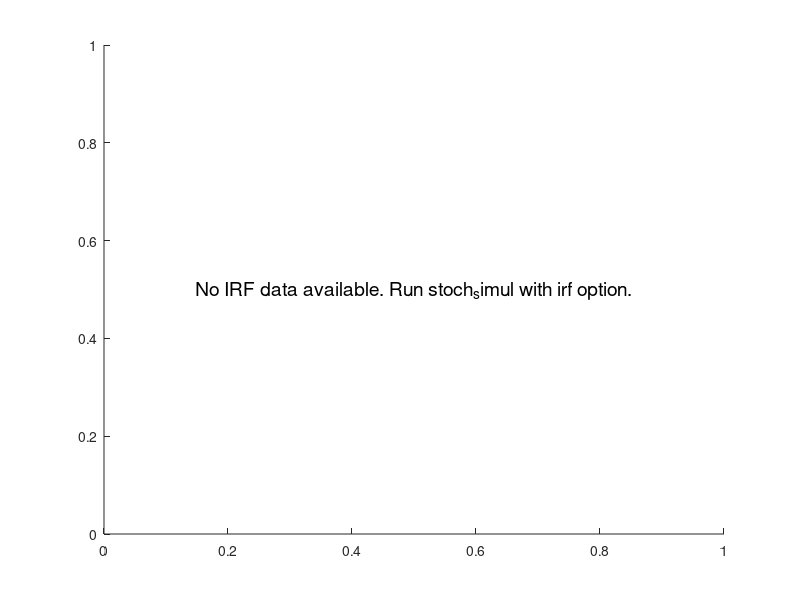
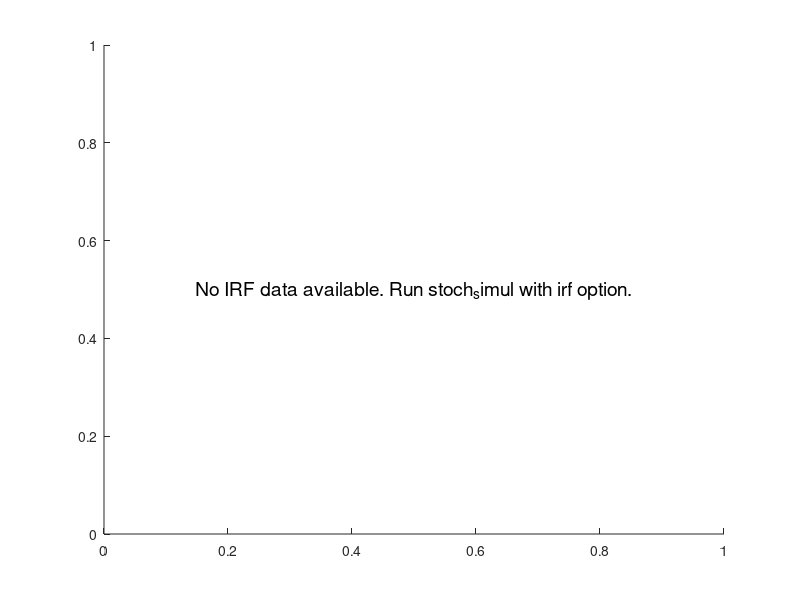

Write the MATLAB code that produced these figures, in order.
% plot_sectoral_reallocation.m
% Plots sectoral labor and consumption reallocation across different shocks
% Similar to Figure 3 but showing individual sector responses

%% Setup
if ~exist('nsec', 'var')
    nsec = 12;
end

if ~exist('names', 'var')
    warning('Sector names not loaded. Using generic names.');
    names = arrayfun(@(i) sprintf('Sector %d', i), 1:nsec, 'UniformOutput', false);
end

% Shorten sector names for plotting
short_names = cell(nsec, 1);
for i = 1:nsec
    if length(names{i}) > 25
        short_names{i} = names{i}(1:22);
        short_names{i} = strrep(short_names{i}, ' y ', ' ');
    else
        short_names{i} = names{i};
    end
end

% Define time horizon for plots
T_plot = 40;  % quarters to plot

%% Check what data is available
fprintf('\n=== Checking available data for plotting ===\n');

% Check if IRF data exists (preferred for impulse responses)
use_irf_data = false;
if exist('oo_', 'var') && isfield(oo_, 'irfs')
    irf_fields = fieldnames(oo_.irfs);
    fprintf('Found %d IRF series in oo_.irfs\n', length(irf_fields));
    if ~isempty(irf_fields)
        fprintf('Sample IRF fields: %s, %s\n', irf_fields{1}, irf_fields{min(2,end)});
        use_irf_data = true;
    end
else
    fprintf('No IRF data found in oo_.irfs\n');
end

% Check if cell array data exists (from extraction in main_SOE)
use_cell_data = false;
if exist('L', 'var') && iscell(L) && ~isempty(L{1})
    fprintf('Found L cell array with %d sectors\n', length(L));
    fprintf('L{1} has %d time periods\n', length(L{1}));
    use_cell_data = true;
else
    fprintf('No L cell array found\n');
end

if use_irf_data
    fprintf('Using IRF data from oo_.irfs\n');
elseif use_cell_data
    fprintf('Using extracted cell array data\n');
else
    warning('No suitable data found for plotting. Plots may be empty.');
end
fprintf('=========================================\n\n');

% Colors for different shock types
color_tfp = [0.0, 0.4470, 0.7410];      % Blue
color_monetary = [0.8500, 0.3250, 0.0980];  % Red-orange
color_preference = [0.4660, 0.6740, 0.1880];  % Green

%% ========================================
%% CONSOLIDATED SECTORAL REALLOCATION FIGURE
%% ========================================

fig = figure('Name', 'Sectoral Reallocation: Labor IRFs', 'Position', [50, 50, 1600, 900], 'Visible', 'on');
drawnow;

% Check if IRF data exists and extract it
if exist('oo_', 'var') && isfield(oo_, 'irfs')
    fprintf('Using IRF data for plotting...\n');
    
    % Get IRF length
    irf_names = fieldnames(oo_.irfs);
    if ~isempty(irf_names)
        irf_length = length(oo_.irfs.(irf_names{1}));
        T_plot = min(T_plot, irf_length);
        fprintf('IRF length: %d periods\n', irf_length);
    end
    
    % Panel 1-12: Labor reallocation by sector
    for i = 1:nsec
        subplot(3, 5, i);
        hold on; grid on;
        
        % Try different shock names (TFP shock to sector 3 - manufacturing)
        shock_names = {sprintf('epsA_%d', 3), sprintf('epsA_%d', i), 'eps_i', 'eps_om'};
        var_name = sprintf('L_%d', i);
        
        plotted = false;
        for shock_idx = 1:length(shock_names)
            shock = shock_names{shock_idx};
            irf_field = sprintf('%s_%s', var_name, shock);
            
            if isfield(oo_.irfs, irf_field)
                irf_data = oo_.irfs.(irf_field);
                plot(0:length(irf_data)-1, 100*irf_data, 'LineWidth', 1.5, ...
                    'Color', [0.0, 0.4470, 0.7410]);
                plotted = true;
                break;
            end
        end
        
        if ~plotted
            % Fallback: try to find any IRF for this variable
            matching_fields = irf_names(contains(irf_names, var_name));
            if ~isempty(matching_fields)
                irf_data = oo_.irfs.(matching_fields{1});
                plot(0:length(irf_data)-1, 100*irf_data, 'LineWidth', 1.5, ...
                    'Color', [0.0, 0.4470, 0.7410]);
                plotted = true;
            end
        end
        
        if ~plotted
            text(0.5, 0.5, 'No IRF data', 'Units', 'normalized', 'HorizontalAlignment', 'center');
        end
        
        yline(0, 'k--', 'LineWidth', 0.5);
        title(short_names{i}, 'FontSize', 8, 'FontWeight', 'bold');
        xlabel('Quarters', 'FontSize', 7);
        ylabel('Labor (% dev.)', 'FontSize', 7);
        xlim([0, T_plot-1]);
        enforce_min_yaxis(gca);
        set(gca, 'FontSize', 7);
    end
    
    % Panel 13: Aggregate variables
    subplot(3, 5, 13);
    hold on; grid on;
    
    % Plot aggregate consumption IRF
    if isfield(oo_.irfs, 'C_epsA_3')
        plot(0:length(oo_.irfs.C_epsA_3)-1, 100*oo_.irfs.C_epsA_3, 'LineWidth', 2, 'Color', [0.4660, 0.6740, 0.1880]);
    elseif isfield(oo_.irfs, 'C_eps_i')
        plot(0:length(oo_.irfs.C_eps_i)-1, 100*oo_.irfs.C_eps_i, 'LineWidth', 2, 'Color', [0.4660, 0.6740, 0.1880]);
    end
    
    yline(0, 'k--', 'LineWidth', 0.5);
    xlabel('Quarters', 'FontSize', 8);
    ylabel('Consumption (% dev.)', 'FontSize', 8);
    title('Aggregate Consumption', 'FontSize', 9, 'FontWeight', 'bold');
    xlim([0, T_plot-1]);
    enforce_min_yaxis(gca);
    set(gca, 'FontSize', 8);
    
    % Panel 14: Total labor
    subplot(3, 5, 14);
    hold on; grid on;
    
    if isfield(oo_.irfs, 'N_epsA_3')
        plot(0:length(oo_.irfs.N_epsA_3)-1, 100*oo_.irfs.N_epsA_3, 'LineWidth', 2, 'Color', [0.2, 0.6, 0.3]);
    elseif isfield(oo_.irfs, 'N_eps_i')
        plot(0:length(oo_.irfs.N_eps_i)-1, 100*oo_.irfs.N_eps_i, 'LineWidth', 2, 'Color', [0.2, 0.6, 0.3]);
    end
    
    yline(0, 'k--', 'LineWidth', 0.5);
    xlabel('Quarters', 'FontSize', 8);
    ylabel('Total Labor (% dev.)', 'FontSize', 8);
    title('Aggregate Labor', 'FontSize', 9, 'FontWeight', 'bold');
    xlim([0, T_plot-1]);
    enforce_min_yaxis(gca);
    set(gca, 'FontSize', 8);
    
    % Panel 15: GDP
    subplot(3, 5, 15);
    hold on; grid on;
    
    if isfield(oo_.irfs, 'GDP_epsA_3')
        plot(0:length(oo_.irfs.GDP_epsA_3)-1, 100*oo_.irfs.GDP_epsA_3, 'LineWidth', 2, 'Color', [0.8, 0.2, 0.2]);
    elseif isfield(oo_.irfs, 'GDP_eps_i')
        plot(0:length(oo_.irfs.GDP_eps_i)-1, 100*oo_.irfs.GDP_eps_i, 'LineWidth', 2, 'Color', [0.8, 0.2, 0.2]);
    end
    
    yline(0, 'k--', 'LineWidth', 0.5);
    xlabel('Quarters', 'FontSize', 8);
    ylabel('GDP (% dev.)', 'FontSize', 8);
    title('GDP', 'FontSize', 9, 'FontWeight', 'bold');
    xlim([0, T_plot-1]);
    enforce_min_yaxis(gca);
    set(gca, 'FontSize', 8);
    
    sync_ylims(gcf);
    sgtitle('Sectoral Labor Reallocation: IRFs to Manufacturing TFP Shock', 'FontSize', 13, 'FontWeight', 'bold');
    
else
    % Fallback message
    text(0.5, 0.5, 'No IRF data available. Run stoch_simul with irf option.', ...
        'Units', 'normalized', 'HorizontalAlignment', 'center', 'FontSize', 14);
    fprintf('ERROR: No IRF data found. Make sure Dynare runs stoch_simul successfully.\n');
end

% Save to output folder if it exists
if ~exist('output', 'dir')
    mkdir('output');
end
saveas(fig, 'output/sectoral_reallocation_IRFs.png');
% Also save in main directory for easier access
print(fig, '-dpng', '-r300', 'sectoral_reallocation_IRFs.png');
fprintf('✓ Sectoral reallocation figure saved: sectoral_reallocation_IRFs.png\n');

% Print available IRF fields for debugging
if exist('oo_', 'var') && isfield(oo_, 'irfs')
    fprintf('\nAvailable IRFs (first 20):\n');
    irf_list = fieldnames(oo_.irfs);
    for i = 1:min(20, length(irf_list))
        fprintf('  %s\n', irf_list{i});
    end
    if length(irf_list) > 20
        fprintf('  ... and %d more\n', length(irf_list) - 20);
    end
end

fprintf('\n=== Sectoral reallocation IRF plot completed ===\n');
